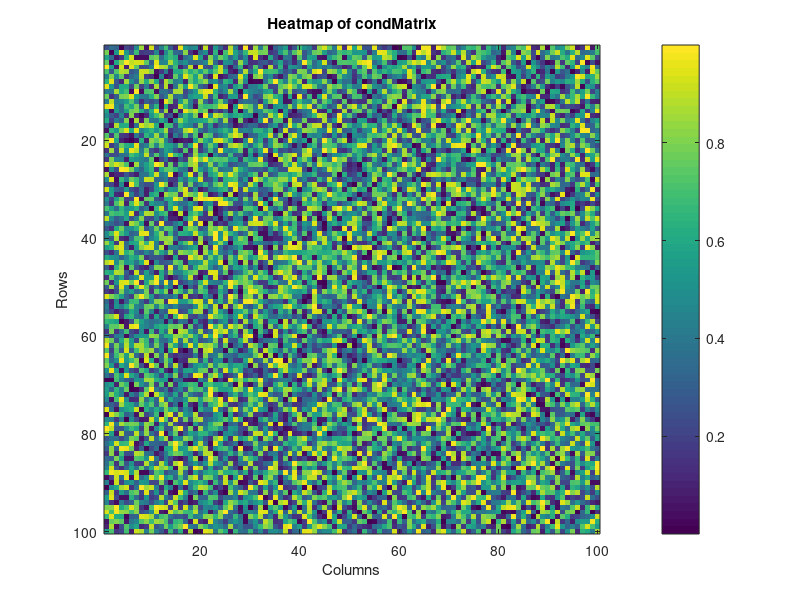
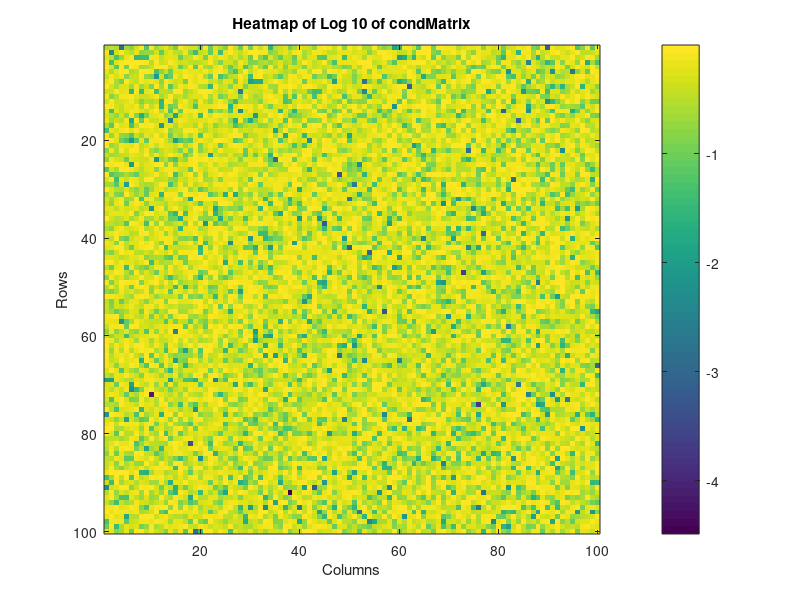
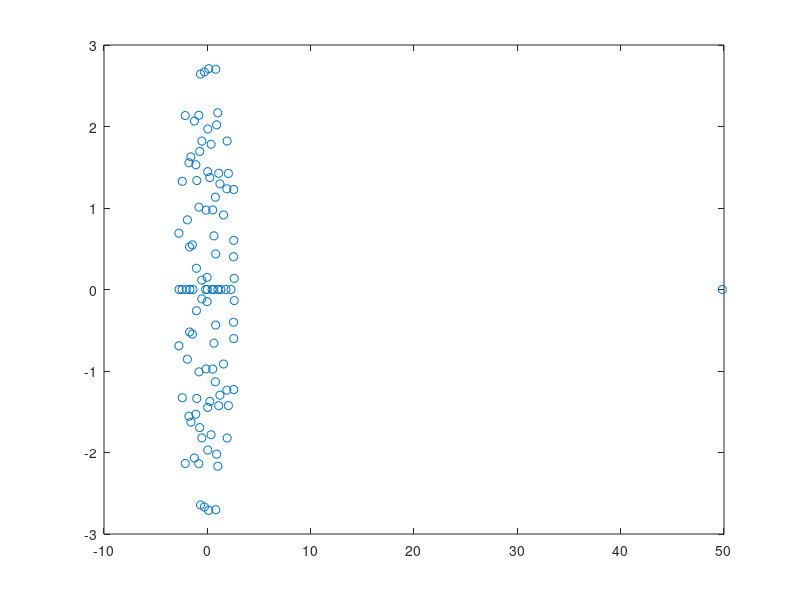

MATLAB code to generate these figures, in order: (Note: this script raises an error after producing the figures.)
 % MATLAB Script: Full Matrix Analysis (Eigenvalues, SVD)
 % RAUL GARCIA, Full Analysis: Log Plots, Eigenvalues, SVD
 clear 
 clc
 large = 1e6;  % Threshold for condition number
 d = 100;
 trials = 10000;
 foundLargeCn = false;
 fprintf('Searching for a %dx%d matrix with condition number > %.0f\n', d, d, large);
 for x = 1:trials
    m = rand(d);
    cn = cond(m, 'fro');
    matStoreCn(x) = cn;

   
    if cn > large && ~foundLargeCn
        foundLargeCn = true;
        condMatrix = m;
        condNumber = cn;
        fprintf('\n>>> Found matrix on trial #%d\n', x);
        fprintf('Condition number: %.3e\n', condNumber);
        % === Display top-left preview ===
        disp('Top-left 5x5 preview of condMatrix:');
        disp(condMatrix(1:5,1:5));
        
        % === Matrix statistics ===
        fprintf('Min: %.3e, Max: %.3e\n', min(condMatrix(:)), max(condMatrix(:)));
        fprintf('Mean: %.3e, Std Dev: %.3e\n', mean(condMatrix(:)), std(condMatrix(:)));
     
        % === Heatmap visualization ===
        figure;
        imagesc(condMatrix);
        colorbar;
        title('Heatmap of condMatrix');
        xlabel('Columns'); ylabel('Rows');

        % === Heatmap visualization log10 ===
        figure;
        imagesc(log10(condMatrix));
        colorbar;
        title('Heatmap of Log 10 of condMatrix');
        xlabel('Columns'); ylabel('Rows');

        % === Eigenvalue plot ===
        eigvals = eig(condMatrix);
        figure;
        axPlot=axes; 
        plot(real(eigvals), imag(eigvals), 'o');
        axPlot.XGrid = 'on';
        axPlot.YGrid = 'on';
        title('Eigenvalues of condMatrix (Real vs Imag)');
        xlabel('Real Part'); ylabel('Imaginary Part');
        
        % === Eigenvalue norms plot ===
        eigNorms = log10(abs(eigvals)); % Compute norm (magnitude)
        figure;
        histogram(eigNorms);
        title('Ln of Distribution of condMatrix - Eigenvalue Norms');
        xlabel('Ln Eigenvalues'); ylabel('Count');

        % === Eigenvalue angles plot ===
        eigAngles = angle(eigvals); % Angle in radians; % Compute norm (magnitude)
        figure;
        axPlot = axes;
        plot(eigAngles, 'o'); % Plot norm vs index
        title('Angles of Eigenvalues (Radians) of condMatrix');
        xlabel('Index');
        ylabel('Angles of Eigenvalues');
        grid on;
      
        eigAngles = angle(eigvals)*(180/pi); % Angle in radians; % Compute norm (magnitude)
        figure;
        axPlot = axes;
        plot(eigAngles, 'o'); % Plot norm vs index
        title('Angles of Eigenvalues (Degrees) of condMatrix');
        xlabel('Index');
        ylabel('Angles of Eigenvalues');
        grid on;

        figure;
        scatter(real(eigvals), imag(eigvals), 36, angle(eigvals), 'filled');
        colorbar;
        title('Eigenvalues Colored by Phase of condMatrix');
        xlabel('Real Part');
        ylabel('Imaginary Part');

        % === SVD singular value plot ===
        s = svd(condMatrix);
        figure;
        axPlot=axes; 
        semilogy(s, 'o-');
        axPlot.XGrid = 'on';
        axPlot.YGrid = 'on';
        title('Singular Values of condMatrix');
        xlabel('Index'); ylabel('Singular Value (log scale)');

        % === histogram ===
        figure;
        axPlot=axes;
        histogram(condMatrix(:), 'NumBins',d , 'Normalization', 'pdf');
        axPlot.YGrid = 'on';
        title('Normalized Bins Histogram of condMatrix');

        figure;
        histogram(condMatrix(:));
        title('Distribution of Matrix Values - Histogram of condMatrix');
        xlabel('Value'); ylabel('Frequency');

        figure;
        surf(condMatrix);
        title('Surface Plot of Matrix of of condMatrix');
        xlabel('Column'); ylabel('Row'); zlabel('Value');

        figure;
        surf(log10(condMatrix));
        title('Surface Log 10 Plot of condMatrix');
        xlabel('Column'); ylabel('Row'); zlabel('Value');

        figure;
        vals = condMatrix(:);
        [sortedVals, idx] = sort(vals, 'ascend');
        bar(sortedVals(1:10));
        title('Bottom 10 Smallest Matrix Elements of condMatrix');

        figure;
        boxplot(condMatrix(:));
        title('Boxplot of Matrix Elements of condMatrix');

        figure;
        boxplot(condMatrix, 'Notch', 'on');
        title('Boxplot of Matrix Elements Notch compare Medians of condMatrix');

        % === Export matrix to file ===
        save('LargeCondMatrix.mat', 'condMatrix', 'condNumber', 'eigvals', 's');
        writematrix(condMatrix, 'LargeCondMatrix.csv');
        fprintf('Matrix exported to LargeCondMatrix.mat and .csv\n');

        break; %there may be more & larger?
    end
 end
 if ~foundLargeCn
    fprintf('\nNo matrix found with condition number > %.0f in %d trials.\n', large,  trials);
 end
 % === Log10 Histogram of Condition Numbers ===
 figure;
 axPlot=axes;
 histogram(log10(matStoreCn), 50);
 axPlot.YGrid = 'on';
 title('Log10 Histogram of Condition Numbers of condMatrix');
 xlabel('log10(Condition Number)'); ylabel('Frequency');
 % === Semilogy Plot ===
 figure;
 axPlot=axes;
 semilogy(matStoreCn, '.');
 axPlot.XGrid = 'on';
 axPlot.YGrid = 'on';
 title('Condition Numbers Over Trials (log scale) of condMatrix');
 xlabel('Trial #'); ylabel('Condition Number');
% --- Find the largest value and its index ---
[maxVal, maxIdx] = max(matStoreCn);

% --- Add text annotation at that point ---
hold on;
semilogy(maxIdx, maxVal, 'ro', 'MarkerSize', 8, 'LineWidth', 1.5); % Highlight point
text(maxIdx, maxVal, sprintf('Max = %.2e  ', maxVal), ...
    'VerticalAlignment', 'middle', ...
    'HorizontalAlignment', 'right', ...  % ← shifts text left of point
    'FontWeight', 'bold', ...
    'Color', 'red');
